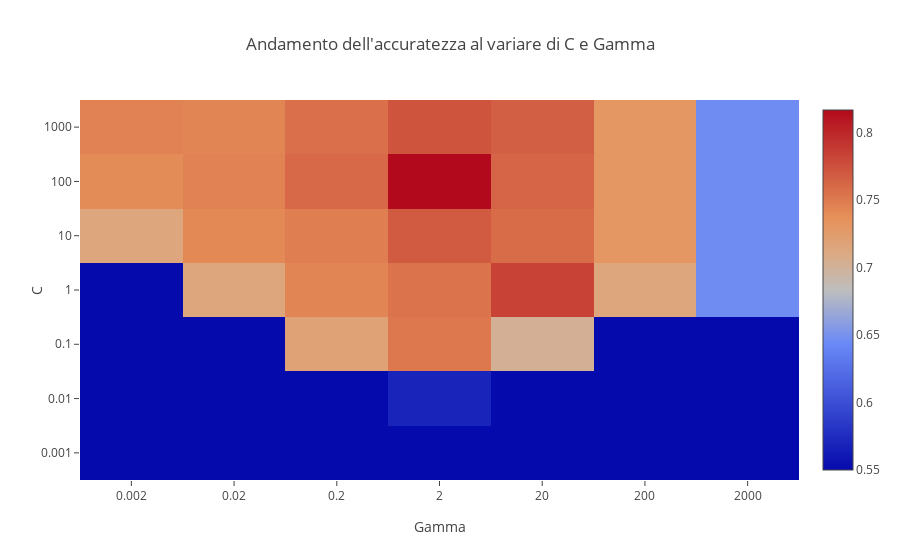

The cell this chart's notebook holds for it:
### Code cell
best_accuracy_rbf, c_rbf, gamma_rbf, c_array_rbf, gamma_array_rbf, accuracy_array_rbf = svm_rbf_analysis(X_train, y_train, X_test, y_test)
print("\n*** Migliore accuratezza trovata con C={} e Gamma={}: {}%".format(c_rbf, gamma_rbf, best_accuracy_rbf))
plotHeatMapSVM(np.asarray(c_array_rbf), np.asarray(gamma_array_rbf), np.asarray(accuracy_array_rbf))

### Figure 1 — Plotly figure (JSON) as saved in the notebook; plotly's stock layout.template omitted (floating-point values rounded to 4 significant figures)
{"data": [{"type": "heatmap", "uid": "350b3748-ca6b-41e9-8bf8-0d5089730cc9", "x": [0.002, 0.02, 0.2, 2, 20, 200, 2000, 0.002, 0.02, 0.2, 2, 20, 200, 2000, 0.002, 0.02, 0.2, 2, 20, 200, 2000, 0.002, 0.02, 0.2, 2, 20, 200, 2000, 0.002, 0.02, 0.2, 2, 20, 200, 2000, 0.002, 0.02, 0.2, 2, 20, 200, 2000, 0.002, 0.02, 0.2, 2, 20, 200, 2000], "y": [0.001, 0.001, 0.001, 0.001, 0.001, 0.001, 0.001, 0.01, 0.01, 0.01, 0.01, 0.01, 0.01, 0.01, 0.1, 0.1, 0.1, 0.1, 0.1, 0.1, 0.1, 1, 1, 1, 1, 1, 1, 1, 10, 10, 10, 10, 10, 10, 10, 100, 100, 100, 100, 100, 100, 100, 1000, 1000, 1000, 1000, 1000, 1000, 1000], "z": [0.55, 0.55, 0.55, 0.55, 0.55, 0.55, 0.55, 0.55, 0.55, 0.55, 0.5687, 0.55, 0.55, 0.55, 0.55, 0.55, 0.7188, 0.7521, 0.7021, 0.55, 0.55, 0.55, 0.7146, 0.7438, 0.7542, 0.7833, 0.7146, 0.6458, 0.7146, 0.7417, 0.7479, 0.7688, 0.7583, 0.7312, 0.6458, 0.7396, 0.7458, 0.7604, 0.8167, 0.7625, 0.7312, 0.6458, 0.7458, 0.7438, 0.7562, 0.7729, 0.7667, 0.7312, 0.6458]}], "layout": {"title": {"text": "Andamento dell'accuratezza al variare di C e Gamma"}, "xaxis": {"dtick": "log_10(2)", "tick0": -2.699, "tickmode": "linear", "title": {"text": "Gamma"}, "type": "log"}, "yaxis": {"dtick": 1, "tick0": -3, "tickmode": "linear", "title": {"text": "C"}, "type": "log", "zeroline": false}}}
